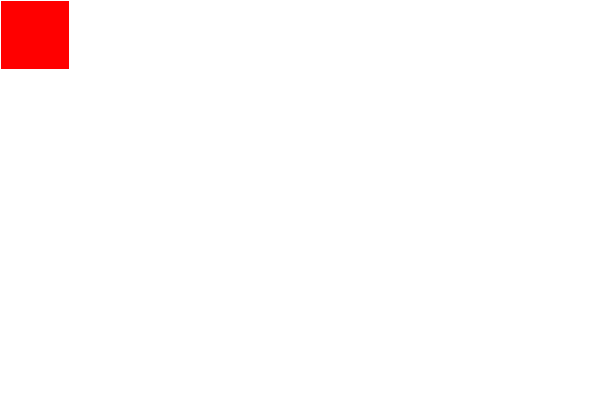
Frame 1 (no input)
Frame 60 (no input): identical to frame 1, image omitted
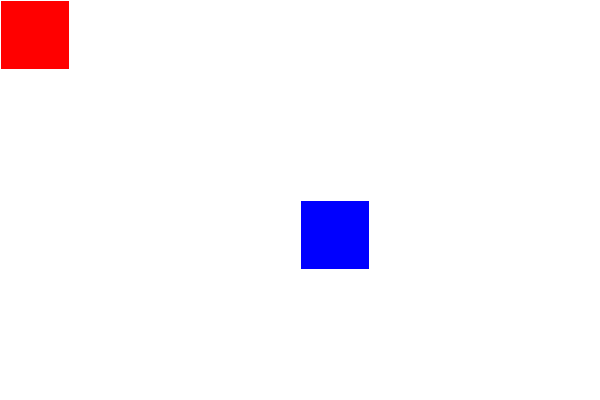
Frame 120 (the mouse pressed at the canvas centre since frame 60)

The p5.js sketch that drew these frames (run headless with seeded random() and noise() and a simulated clock; from frame 60 on, the mouse is pressed at the canvas centre):

// p5.js sketch
// ── sketch.js
function setup() {
	createCanvas(600, 400);
}

function draw() {
	strokeWeight(2);
	stroke("white");

	if (mouseX > width/3) {
		fill("blue");
	} else {
		fill("red");
	}

	rect(mouseX, mouseY, 70, 70);
}
